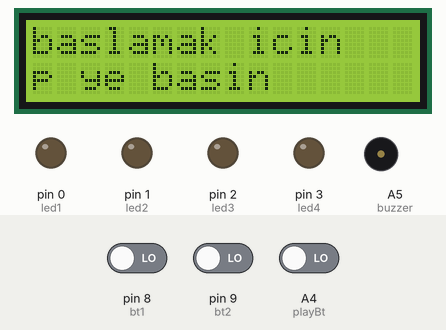
This sketch was run on a simulated Arduino Uno, built with avr-gcc and run on an emulated ATmega328P. Parts: 16×2 character LCD, output pins drawn as LEDs (lit = HIGH), buzzer (waves = sounding). Inputs (shaded band) come from the test bench; at power-on: A4 (playBt) LOW, pin 9 (bt2) LOW, pin 8 (bt1) LOW. Random numbers use the default seed unless the sketch sets one.

Above: at 1.2 s.
1.3 s: A4 (playBt) driven HIGH
At 4.2 s:
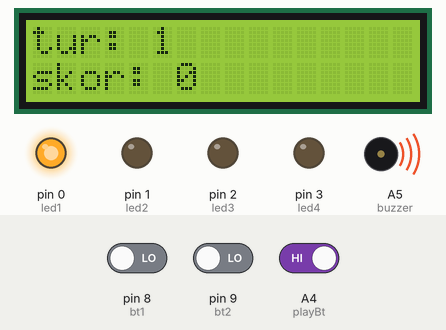
4.3 s: pin 9 (bt2) driven HIGH
At 10.0 s:
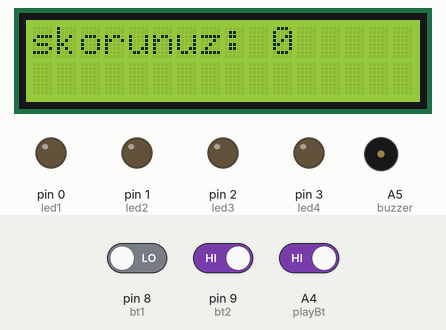
10.3 s: A4 (playBt) driven LOW
At 12.8 s:
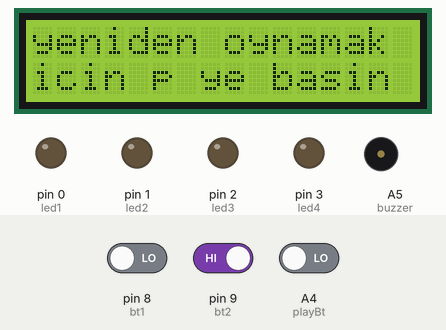
Timing chart, 0 to 14.3 s (numbered marks = the images above; inputs shaded):
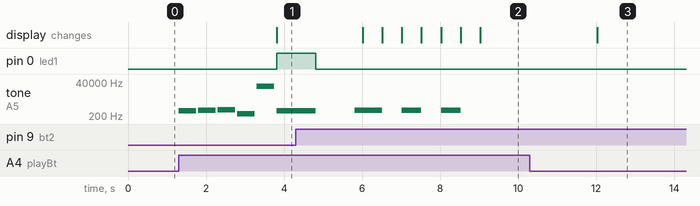

The sketch:

SimonSays.ino
```cpp
 #include <LiquidCrystal.h>

const int led1=0;   //red
const int led2=1;   //blue
const int led3=2;   //yellow
const int led4=3;   //green

const int bt1=8;        //red
const int bt2=9;        //blue
const int bt3=10;       //yellow
const int bt4=13;       //green

//--------------------LCD pin tanimlamalari
const int rs=12;
const int en=11;
const int d4=5;
const int d5=4;
const int d6=7;
const int d7=6;
//-------------------------------------------
#define buzzer A5
#define playBt A4


const int Re=294;
const int Do= 523;
const int La= 440;
const int Si=493;

int oyunMuzigi[]={La,Si,Do,Re};
const int maxLevel=50;                     //ulasildiginda oyunun kazanilarak sonlanacagi level
int soru[maxLevel];                        //rasgele yakilacak ledlerin tutuldugu dizi

LiquidCrystal lcd(rs, en, d4, d5, d6, d7);

int speedVal=1000;                         //(milisaniye)     tur gecildiginde -=30.   delay suresi kisalir, oyun zorlugu artar
int tourNm=1;                              //her turda 1 artirilan degisken
int score=0;

void (*resetFunc)(void) = 0;               //0 adresinde bir resetleme fonksiyonu tanimladik
void muzikCal()                            //oyun basinda muzik calan fonksiyon
{
  for(int i=0; i<5; i++)
  {
    tone(buzzer, oyunMuzigi[i]);
    delay(450);
    noTone(buzzer);
    delay(50);
  }
}
void endGame()
{
  speedVal=1000;
  tourNm = 1;
  lcd.clear();
  lcd.setCursor(0,0);
  lcd.print("Oyun bitti :(");
  tone(buzzer,oyunMuzigi[1]);
  delay(500);

  lcd.clear();
  noTone(buzzer);
  delay(500);

  lcd.print("Oyun bitti :(");
  tone(buzzer,oyunMuzigi[1]);
  delay(500);

  lcd.clear();
  noTone(buzzer);
  delay(500);

  lcd.print("Oyun bitti :(");
  tone(buzzer,oyunMuzigi[1]);
  delay(500);

  lcd.clear();
  noTone(buzzer);
  delay(500);


  lcd.print("skorunuz: ");
  lcd.print(String(score));
  delay(3000);
  lcd.clear();
  score=0;
  lcd.print("yeniden oynamak");
  lcd.setCursor(0,1);
  lcd.print("icin p ye basin");


  do{

    if(digitalRead(playBt) == HIGH)
      break;
    }while(1);

    resetFunc();
}

void soruUret()
{

  for(int i=0; i<maxLevel; i++)
  {
    soru[i] = random(0,4);

  }


}

void ledYak()                                 //ledleri rasgele duzende sirayla yakip sonduren fonksiyon
{
    digitalWrite(led1,LOW);                   //butun ledler sondurulur
    digitalWrite(led2,LOW);
    digitalWrite(led3,LOW);
    digitalWrite(led4,LOW);
  for( int i=0; i<tourNm; i++)                //tur sayisi kadar led yakilip sondurulur
  {
    digitalWrite(soru[i], HIGH);              //rastgele bir ledi yak
    tone(buzzer, oyunMuzigi[soru[i]]);        //ledin indisine karsilik gelen notayi cal
    delay(speedVal);
    digitalWrite(soru[i], LOW);               //speedVal kadar bekle ve ledi sondur
    noTone(buzzer);                           //buzzeri kapat
    delay(speedVal);                          //speedVal kadar bekle

  }

}


int btOku()                           //her tur butonlari okuyup cevap dogruysa 1, yanlissa 0 degerini return eden fonksiyon
{

  int i=0;

  int isAnsTrue=1;                    // fonksiyonun return edecegi degisken. =0 ise yanlis cevap, =1 ise dogru cevap

  int cevap[tourNm];                  //fonksiyon her cagirildiginda tourNm kadar elemani olan integer bir dizi olusturulur
  int flag=0;                         //flag degiskeninin ilk degeri 0 dir

 for(int i=0;i<tourNm;i++)            //bu dongu icinde her tur yakilan led sayisinca (tourNm kadar) buton okumasi yapilir.(ancak yanlis butona basilirsa okuma sonlanir
 {
    flag=0;

    while(flag==0)                    //flag=0 ken butonlar surekli okunur. butona basilirsa ilgili if ifadesinde dogru butona basilip basilmadigi kontrol edilir
    {
    if(digitalRead(bt1)==HIGH)        // bt1 butonuna basilmissa yurutululecek kod dizisi
    {
      cevap[i]=0;                     //butona karsilik gelen sayi degeri cevap[i] ye  atilir
      flag=1;                         //butona basildisa flag=1. yani her buton okumasinda while dongusu sonlanir

      tone(buzzer,La);                //butona basilinca nota cal
      delay(200);
      noTone(buzzer);
      if(cevap[i] != soru[i])
      {
        isAnsTrue=0;                  // yanlis butona basildiysa isAnsTrue 0 degerini alacak
        endGame();                    //endGame() fonksiyonunu cagir
      }


    }
    if(digitalRead(bt2)==HIGH)
    {
      cevap[i]=1;
      flag=1;

      tone(buzzer,Si);
      delay(200);

      noTone(buzzer);

      if(cevap[i] != soru[i])
      {
        isAnsTrue=0;
        endGame();
      }


    }
    if(digitalRead(bt3)==HIGH)
    {
      cevap[i]=2;
      flag=1;

      tone(buzzer,Do);
      delay(200);

      noTone(buzzer);

      if(cevap[i] != soru[i])
      {
        isAnsTrue=0;
        endGame();
      }


    }
    if(digitalRead(bt4)==HIGH)
    {
      cevap[i]=3;
      flag=1;

      tone(buzzer,Re);
      delay(200);

      noTone(buzzer);

      if(cevap[i] != soru[i])
      {
        isAnsTrue=0;
        endGame();
      }


    }
     delay(150);
    }

 }

  return isAnsTrue;

}
void youWon()
{
                                             //oyun basariyla bitince cagirilan fonksiyon
  lcd.clear();                               //lcd deki butun karakterleri temizle
  lcd.setCursor(0,0);                        // imleci satir 0 sutun 0 konumuna al
  lcd.print("kazandiniz!!");
  tone(buzzer,La);
  delay(500);
  tone(buzzer,Si);
  delay(500);
  tone(buzzer,La);
  delay(500);
  tone(buzzer,Si);
  delay(500);
  tone(buzzer,Do);
  delay(500);
  noTone(buzzer);
  lcd.clear();
  lcd.print("tekrar oynamak");
  lcd.setCursor(0,1);
  lcd.print("icin p ye basin");
  do{                                       //playBt butonuna basilana kadar do while doner. basildiginda ise donguden cikilir, oyun tekrar baslar
    if(digitalRead(playBt) == HIGH)
      break;
  }while(1);
  resetFunc();

}

void gameLoop()
{
     randomSeed(analogRead(A0));

     if(tourNm==1)                          // ilk turda muzik calip rastgele yakilacak led pinlerini tutan dizi olustur
     {
        muzikCal();
        soruUret();
     }

     lcd.clear();
     lcd.setCursor(0,0);

     lcd.print("tur: ");
     lcd.print(String(tourNm));
     lcd.setCursor(0,1);

     lcd.print("skor: ");
     lcd.print(String(score));


     ledYak();


     if(btOku()==1)                           //btOku 1 return ettiyse tur gecilir
     {
      score++;
      if(tourNm == maxLevel)                  //eger max tur sayisina ulasilmissa youWon() fonksiyonu cagirilir oyun basariyla tamamlanir
          youWon();
      tourNm++;
      speedVal -= 30;                         //gecilen her tur icin speedVal 30 ar 30 ar eksiltilir. speedVal degeri azaldikca oyun hizi artar
     }

     else
        endGame();

}


void setup()
{
  pinMode(led1,OUTPUT);
  pinMode(led2,OUTPUT);
  pinMode(led3,OUTPUT);
  pinMode(led4,OUTPUT);

  pinMode(bt1,INPUT);
  pinMode(bt2,INPUT);
  pinMode(bt3,INPUT);
  pinMode(bt4,INPUT);

  pinMode(playBt, INPUT);
  pinMode(buzzer, OUTPUT);

  pinMode(buzzer, OUTPUT);

  lcd.begin(16, 2);

}


void loop()
{
      if(tourNm == 1)                             //ilk turda playBt butununa basilmasi beklenir, butona basilinca oyun baslar
      {
      lcd.clear();
      lcd.setCursor(0,0);
      lcd.print("baslamak icin");
      lcd.setCursor(0,1);
      lcd.print("p ye basin");
      do{
        if(digitalRead(playBt) == HIGH)
          break;

      }while(1);
      }
      gameLoop();
}
```

Measured:
- after the input at 1.3 s, pin 0 (led1): LOW → HIGH after 2.5 s; tone on A5 (buzzer): plays 440 Hz for 0.45 s, 493 Hz for 0.45 s, 523 Hz for 0.45 s, 294 Hz for 0.45 s, 20225 Hz for 0.45 s, 440 Hz for 0.49 s, starting at once; the display: changes after 2.5 s (image 1)
- after the input at 4.3 s, the display: first changes after 1.7 s (image 2 shows a later state)
